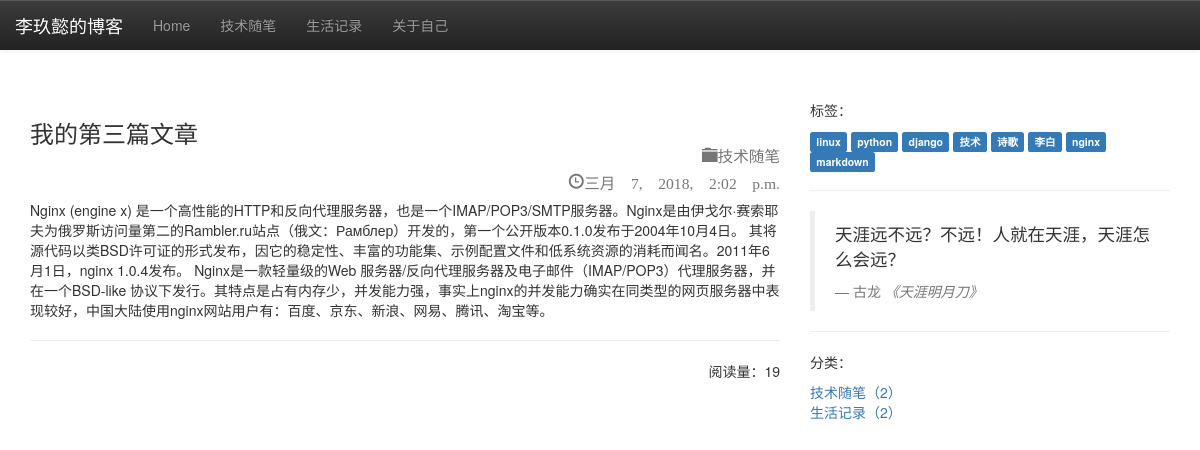
Page /blog/3/ on the committed database.
### blog/models.py (models this page shows, shortened)
class Blog(models.Model):
    title = models.CharField(max_length=50, verbose_name='题目')
    content = models.TextField(verbose_name='内容')
    created_time = models.DateTimeField(auto_now_add=True, verbose_name='创建时间')
    changed_time = models.DateTimeField(auto_now=True, verbose_name='修改时间')
    tag = models.ManyToManyField(Tag,verbose_name='标签')
    category = models.ForeignKey(Category, on_delete=models.CASCADE,verbose_name='分类')
    view_count=models.IntegerField(default=0,verbose_name='阅读量')
    class Meta:
        ordering = ['-created_time']
        db_table = '博客'
        verbose_name_plural = '博客'

class Category(models.Model):
    category = models.CharField(max_length=20, verbose_name='分类')
    def __str__(self):
        return self.category
    class Meta:
        db_table = '分类'
        verbose_name_plural = '博客分类'

class Tag(models.Model):
    tag = models.CharField(max_length=20, verbose_name='标签')
    def __str__(self):
        return  self.tag
    class Meta:
        db_table = '标签'
        verbose_name_plural = '博客标签'

### blog/views.py (the view)
# urls.py: path('blog/<int:blogid>/',views.detailblogview,name='detail'),
def detailblogview(request, blogid):
    blog=models.Blog.objects.get(pk=blogid)
    tags = models.Tag.objects.all()
    blog_category_learn = models.Blog.objects.filter(category__category__contains='技术随笔').count()
    blog_category_life = models.Blog.objects.filter(category__category__contains='生活笔记').count()
    blog.view_count += 1
    blog.save()
    blog.content = markdown.markdown(blog.content,extensions=[
                                     'markdown.extensions.extra',
                                     'markdown.extensions.codehilite',
                                     'markdown.extensions.toc',])
    context = {
        'blog' : blog,
        'tags' : tags,
        'blog_category_learn' : blog_category_learn,
        'blog_category_life' :blog_category_life,
    }
    return render(request,'detail.html',context=context)

### templates/detail.html (shortened to what this page needs)
{% load static %}
<!DOCTYPE html>
<html lang="zh-CN">
<head>
<link rel="stylesheet" href="https://cdn.bootcss.com/bootstrap/3.3.7/css/bootstrap.min.css">
<link rel="stylesheet" href="https://cdn.bootcss.com/bootstrap/3.3.7/css/bootstrap-theme.min.css">
</head>
<body>
 <div class="container">
     <div class="row">
         <nav class="nav navbar-default navbar-fixed-top navbar-inverse" role="navigation">
             <a href="#" class="navbar-brand ">李玖懿的博客</a>
             <div id="navbar" class="collapse navbar-collapse">
                 <ul id="mytab" class="navbar-nav nav">
                     <li ><a href="{% url 'index' %}">Home</a></li>
                     <li ><a href="{% url 'learn' %}">技术随笔</a></li>
                     <li ><a href="{% url 'life' %}">生活记录</a> </li>
                     <li ><a href="">关于自己</a> </li>
                 </ul>
             </div>
         </nav>
     </div>
 </div>
 <br>
 <br>
 <br>
 <br>
 <br>
 <div class="container">
     <div class="row">
         <div class="col-md-8">
             <h3>{{ blog.title }}
                 <small>
                     <p class="text-right"><span class="glyphicon glyphicon-folder-close" aria-hidden="true">{{ blog.category }}</span></p>
                     <p class="text-right"><span class="glyphicon glyphicon-time" aria-hidden="true">{{ blog.created_time }}</span></p>
                 </small>
             </h3>
             <p>{{ blog.content|safe }}</p>
             <hr>
             <p class="text-right">阅读量：{{ blog.view_count }}</p>
         </div>
         <div class="col-md-4">
             <p>标签：</p>
             {% for tag in tags %}
                 <span class="label label-primary ">{{ tag }}</span>
             {% endfor %}
             <hr>
         <blockquote>
             <p>天涯远不远？不远！人就在天涯，天涯怎么会远？</p>
             <footer>古龙 <cite title="Source Title">《天涯明月刀》</cite></footer>
         </blockquote>
         <hr>
         <p>分类：</p>
         <a href="{% url 'learn' %}">技术随笔（{{ blog_category_learn }}）</a>
         <br>
         <a href="{% url 'life' %}">生活记录（{{ blog_category_life  }}）</a>
         </div>
     </div>
 </div>
</body>
</html>

### rows in the picture
Blog: title "我的第三篇文章", category "技术随笔", created_time "三月 7, 2018, 2:02 p.m.", content "Nginx (engine x) 是一个高性能的HTTP和反向代理服务器，也是一个IMAP/POP3/SMTP服务器。Nginx是由伊戈尔·赛索耶夫为俄罗斯访问量第二的Rambler.ru站点（俄文：Рамблер）开发的，第一个公开版本0.1.0发布于2004年10月4日。 其将源代码以类BSD许可证的形式发布，因它的稳定性、丰富的功能集、示例配置文件和低系统资源的消耗而闻名。2011年6月1日，nginx 1.0.4发布。 Nginx是一款轻量级的Web 服务器/反向代理服务器及电子邮件（IMAP/POP3）代理服务器，并在一个BSD-like 协议下发行。其特点是占有内存少，并发能力强，事实上nginx的并发能力确实在同类型的网页服务器中表现较好，中国大陆使用nginx网站用户有：百度、京东、新浪、网易、腾讯、淘宝等。", view_count "19"
Tag: tag "linux"
Tag: tag "python"
Tag: tag "django"
Tag: tag "技术"
Tag: tag "诗歌"
Tag: tag "李白"
Tag: tag "nginx"
Tag: tag "markdown"

### other values in the picture
{{ blog_category_learn }} "2"
{{ blog_category_life }} "2"
